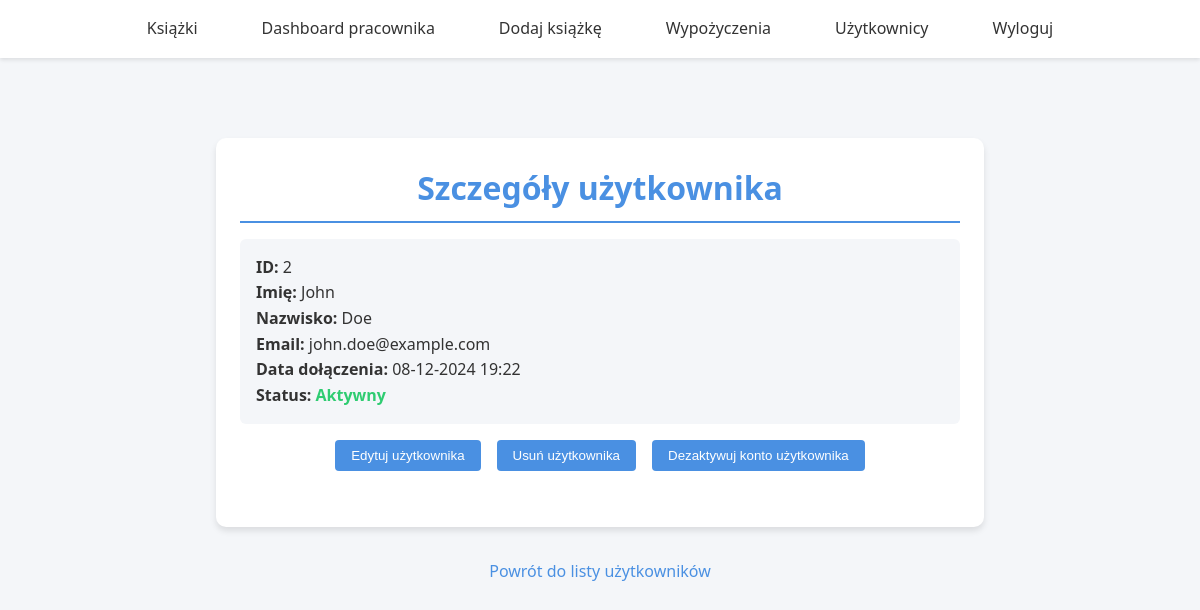
Page /users/2 (signed in) on the committed database.
### books/models.py (models this page shows, shortened)
class CustomUser(AbstractUser):
    phone = models.CharField(max_length=15, null=True, blank=True)
    is_employee = models.BooleanField(default=False)
    is_admin = models.BooleanField(default=False)
    is_active = models.BooleanField(default=True)

### books/views.py (the view)
# urls.py: path('users/<int:pk>', views.DetailUserView.as_view(), name='detail_user'),
class DetailUserView(LoginRequiredMixin, EmployeeMixin, DetailView):
    model = CustomUser
    template_name = "detail_user.html"
    context_object_name = 'user'

### books/mixins.py (called while the page is built)
    def test_func(self):
        if CustomUser.objects.get(id=self.request.user.id).is_employee or CustomUser.objects.get(id=self.request.user.id).is_admin:
            return True
        return False

### templates/detail_user.html (shortened to what this page needs)
{% extends "base.html" %}
{% block content %}
<div class="user-details-container">
    <div class="user-details-section">
        <h1>Szczegóły użytkownika</h1>
        <ul class="user-details-list">
            <li>
                <strong>ID:</strong> {{ object.id }}<br>
                <strong>Imię:</strong> {{ object.first_name }}<br>
                <strong>Nazwisko:</strong> {{ object.last_name }}<br>
                <strong>Email:</strong> {{ object.email }}<br>
                <strong>Data dołączenia:</strong> {{ object.date_joined|date:"d-m-Y H:i" }}<br>
                <strong>Status:</strong>
                {% if object.is_active %}
                    <span class="user-status-active">Aktywny</span>
                {% else %}
                    <span class="user-status-inactive">Nieaktywny</span>
                {% endif %}
            </li>
        </ul>
        {% if request.user.is_admin %}
        <div class="user-details-form-buttons">
            <form method="get" action="{% url 'edit_user' pk=object.id %}">
                <button type="submit">Edytuj użytkownika</button>
            </form>
            <form method="get" action="{% url 'delete_user' pk=object.id %}">
                <button type="submit">Usuń użytkownika</button>
            </form>
            <form method="post" action="{% url 'active_user' pk=object.id %}">
                <button type="submit">
                    {% if object.is_active %}
                        Dezaktywuj konto użytkownika
                    {% else %}
                        Aktywuj konto użytkownika
                    {% endif %}
                </button>
            </form>
        </div>
        {% endif %}
    </div>
    <a href="{% url 'list_users' %}" class="user-details-back">Powrót do listy użytkowników</a>
</div>
{% endblock %}

### templates/base.html (style rules this page uses)
:root { --primary-color: #3498db; --secondary-color: #2ecc71; --background-color: #f4f6f7; --text-color: #2c3e50; --nav-background: #ffffff; --hover-color: #2980b9; }
* { margin: 0; padding: 0; box-sizing: border-box; }
body { font-family: 'Arial', sans-serif; line-height: 1.6; background-color: var(--background-color); color: var(--text-color); display: flex; flex-direction: column; min-height: 100vh; }
div > div { flex: 1; max-width: 1200px; width: 100%; margin: 2rem auto; padding: 0 1rem; }
html { scroll-behavior: smooth; }

### templates/detail_user.html (style rules this page uses)
:root { --primary-color: #4a90e2; --secondary-color: #2ecc71; --background-color: #f4f6f9; --text-color: #333; --card-background: #ffffff; --hover-color: #357abd; }
* { margin: 0; padding: 0; box-sizing: border-box; }
body { font-family: 'Segoe UI', Tahoma, Geneva, Verdana, sans-serif; line-height: 1.6; background-color: var(--background-color); color: var(--text-color); }
.user-details-container { max-width: 800px; margin: 2rem auto; padding: 1rem; }
.user-details-section { background-color: var(--card-background); border-radius: 10px; box-shadow: 0 4px 6px rgba(0, 0, 0, 0.1); padding: 1.5rem; transition: transform 0.3s ease; }
.user-details-section h1 { color: var(--primary-color); border-bottom: 2px solid var(--primary-color); padding-bottom: 0.5rem; margin-bottom: 1rem; text-align: center; }
.user-details-list { list-style-type: none; }
.user-details-list li { background-color: var(--background-color); margin-bottom: 1rem; padding: 1rem; border-radius: 6px; }
.user-details-form-buttons { display: flex; gap: 0.5rem; margin-top: 1rem; justify-content: center; }
.user-details-form-buttons form { margin: 0 0.25rem; }
.user-details-form-buttons button { background-color: var(--primary-color); color: white; border: none; padding: 0.5rem 1rem; border-radius: 4px; cursor: pointer; transition: background-color 0.3s ease; }
.user-details-back { display: block; text-align: center; margin-top: 1rem; color: var(--primary-color); text-decoration: none; }
.user-status-active { color: var(--secondary-color); font-weight: bold; }

### rows in the picture
CustomUser: id "2", first_name "John", last_name "Doe", email "john.doe@example.com", date_joined "08-12-2024 19:22"
